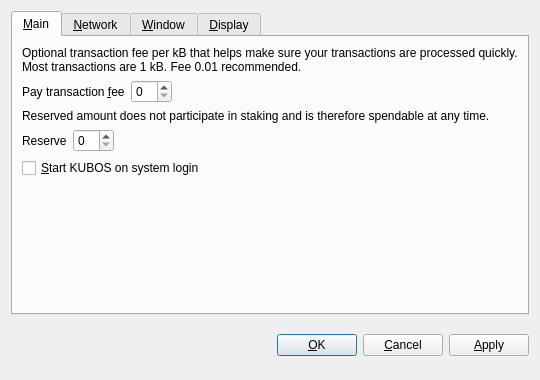
<?xml version="1.0" encoding="UTF-8"?>
<ui version="4.0">
 <class>OptionsDialog</class>
 <widget class="QDialog" name="OptionsDialog">
  <property name="geometry">
   <rect>
    <x>0</x>
    <y>0</y>
    <width>540</width>
    <height>380</height>
   </rect>
  </property>
  <property name="windowTitle">
   <string>Options</string>
  </property>
  <property name="modal">
   <bool>true</bool>
  </property>
  <layout class="QVBoxLayout" name="verticalLayout">
   <item>
    <widget class="QTabWidget" name="tabWidget">
     <property name="tabPosition">
      <enum>QTabWidget::North</enum>
     </property>
     <property name="currentIndex">
      <number>0</number>
     </property>
     <widget class="QWidget" name="tabMain">
      <attribute name="title">
       <string>&amp;Main</string>
      </attribute>
      <layout class="QVBoxLayout" name="verticalLayout_Main">
       <item>
        <widget class="QLabel" name="transactionFeeInfoLabel">
         <property name="text">
          <string>Optional transaction fee per kB that helps make sure your transactions are processed quickly. Most transactions are 1 kB. Fee 0.01 recommended.</string>
         </property>
         <property name="textFormat">
          <enum>Qt::PlainText</enum>
         </property>
         <property name="wordWrap">
          <bool>true</bool>
         </property>
        </widget>
       </item>
       <item>
        <layout class="QHBoxLayout" name="horizontalLayoutFee">
         <item>
          <widget class="QLabel" name="transactionFeeLabel">
           <property name="text">
            <string>Pay transaction &amp;fee</string>
           </property>
           <property name="textFormat">
            <enum>Qt::PlainText</enum>
           </property>
           <property name="buddy">
            <cstring>transactionFee</cstring>
           </property>
          </widget>
         </item>
         <item>
          <widget class="BitcoinAmountField" name="transactionFee"/>
         </item>
         <item>
          <spacer name="horizontalSpacerFee">
           <property name="orientation">
            <enum>Qt::Horizontal</enum>
           </property>
           <property name="sizeHint" stdset="0">
            <size>
             <width>40</width>
             <height>20</height>
            </size>
           </property>
          </spacer>
         </item>
        </layout>
       </item>
       <item>
        <widget class="QLabel" name="reserveBalanceInfoLabel">
         <property name="text">
          <string>Reserved amount does not participate in staking and is therefore spendable at any time.</string>
         </property>
         <property name="textFormat">
          <enum>Qt::PlainText</enum>
         </property>
         <property name="wordWrap">
          <bool>true</bool>
         </property>
        </widget>
       </item>
       <item>
        <layout class="QHBoxLayout" name="horizontalLayoutReserveBalance">
         <item>
          <widget class="QLabel" name="reserveBalanceLabel">
           <property name="text">
            <string>Reserve</string>
           </property>
           <property name="textFormat">
            <enum>Qt::PlainText</enum>
           </property>
           <property name="buddy">
            <cstring>reserveBalance</cstring>
           </property>
          </widget>
         </item>
         <item>
          <widget class="BitcoinAmountField" name="reserveBalance"/>
         </item>
         <item>
          <spacer name="horizontalSpacerReserveBalance">
           <property name="orientation">
            <enum>Qt::Horizontal</enum>
           </property>
           <property name="sizeHint" stdset="0">
            <size>
             <width>40</width>
             <height>20</height>
            </size>
           </property>
          </spacer>
         </item>
        </layout>
       </item>
       <item>
        <widget class="QCheckBox" name="bitcoinAtStartup">
         <property name="toolTip">
          <string>Automatically start KUBOS after logging in to the system.</string>
         </property>
         <property name="text">
          <string>&amp;Start KUBOS on system login</string>
         </property>
        </widget>
       </item>
       <item>
        <spacer name="verticalSpacer_Main">
         <property name="orientation">
          <enum>Qt::Vertical</enum>
         </property>
         <property name="sizeHint" stdset="0">
          <size>
           <width>20</width>
           <height>40</height>
          </size>
         </property>
        </spacer>
       </item>
      </layout>
     </widget>
     <widget class="QWidget" name="tabNetwork">
      <attribute name="title">
       <string>&amp;Network</string>
      </attribute>
      <layout class="QVBoxLayout" name="verticalLayout_Network">
       <item>
        <widget class="QCheckBox" name="mapPortUpnp">
         <property name="toolTip">
          <string>Automatically open the KUBOS client port on the router. This only works when your router supports UPnP and it is enabled.</string>
         </property>
         <property name="text">
          <string>Map port using &amp;UPnP</string>
         </property>
        </widget>
       </item>
       <item>
        <widget class="QCheckBox" name="connectSocks">
         <property name="toolTip">
          <string>Connect to the KUBOS network through a SOCKS proxy (e.g. when connecting through Tor).</string>
         </property>
         <property name="text">
          <string>&amp;Connect through SOCKS proxy:</string>
         </property>
        </widget>
       </item>
       <item>
        <layout class="QHBoxLayout" name="horizontalLayout_Network">
         <item>
          <widget class="QLabel" name="proxyIpLabel">
           <property name="text">
            <string>Proxy &amp;IP:</string>
           </property>
           <property name="textFormat">
            <enum>Qt::PlainText</enum>
           </property>
           <property name="buddy">
            <cstring>proxyIp</cstring>
           </property>
          </widget>
         </item>
         <item>
          <widget class="QValidatedLineEdit" name="proxyIp">
           <property name="maximumSize">
            <size>
             <width>140</width>
             <height>16777215</height>
            </size>
           </property>
           <property name="toolTip">
            <string>IP address of the proxy (e.g. 127.0.0.1)</string>
           </property>
          </widget>
         </item>
         <item>
          <widget class="QLabel" name="proxyPortLabel">
           <property name="text">
            <string>&amp;Port:</string>
           </property>
           <property name="textFormat">
            <enum>Qt::PlainText</enum>
           </property>
           <property name="buddy">
            <cstring>proxyPort</cstring>
           </property>
          </widget>
         </item>
         <item>
          <widget class="QLineEdit" name="proxyPort">
           <property name="maximumSize">
            <size>
             <width>55</width>
             <height>16777215</height>
            </size>
           </property>
           <property name="toolTip">
            <string>Port of the proxy (e.g. 9050)</string>
           </property>
          </widget>
         </item>
         <item>
          <widget class="QLabel" name="socksVersionLabel">
           <property name="text">
            <string>SOCKS &amp;Version:</string>
           </property>
           <property name="textFormat">
            <enum>Qt::PlainText</enum>
           </property>
           <property name="buddy">
            <cstring>socksVersion</cstring>
           </property>
          </widget>
         </item>
         <item>
          <widget class="QValueComboBox" name="socksVersion">
           <property name="toolTip">
            <string>SOCKS version of the proxy (e.g. 5)</string>
           </property>
          </widget>
         </item>
         <item>
          <spacer name="horizontalSpacer_Network">
           <property name="orientation">
            <enum>Qt::Horizontal</enum>
           </property>
           <property name="sizeHint" stdset="0">
            <size>
             <width>40</width>
             <height>20</height>
            </size>
           </property>
          </spacer>
         </item>
        </layout>
       </item>
       <item>
        <spacer name="verticalSpacer_Network">
         <property name="orientation">
          <enum>Qt::Vertical</enum>
         </property>
         <property name="sizeHint" stdset="0">
          <size>
           <width>20</width>
           <height>40</height>
          </size>
         </property>
        </spacer>
       </item>
      </layout>
     </widget>
     <widget class="QWidget" name="tabWindow">
      <attribute name="title">
       <string>&amp;Window</string>
      </attribute>
      <layout class="QVBoxLayout" name="verticalLayout_Window">
       <item>
        <widget class="QCheckBox" name="minimizeToTray">
         <property name="toolTip">
          <string>Show only a tray icon after minimizing the window.</string>
         </property>
         <property name="text">
          <string>&amp;Minimize to the tray instead of the taskbar</string>
         </property>
        </widget>
       </item>
       <item>
        <widget class="QCheckBox" name="minimizeOnClose">
         <property name="toolTip">
          <string>Minimize instead of exit the application when the window is closed. When this option is enabled, the application will be closed only after selecting Quit in the menu.</string>
         </property>
         <property name="text">
          <string>M&amp;inimize on close</string>
         </property>
        </widget>
       </item>
       <item>
        <spacer name="verticalSpacer_Window">
         <property name="orientation">
          <enum>Qt::Vertical</enum>
         </property>
         <property name="sizeHint" stdset="0">
          <size>
           <width>20</width>
           <height>40</height>
          </size>
         </property>
        </spacer>
       </item>
      </layout>
     </widget>
     <widget class="QWidget" name="tabDisplay">
      <attribute name="title">
       <string>&amp;Display</string>
      </attribute>
      <layout class="QVBoxLayout" name="verticalLayout_Display">
       <item>
        <layout class="QHBoxLayout" name="horizontalLayout_1_Display">
         <item>
          <widget class="QLabel" name="langLabel">
           <property name="text">
            <string>User Interface &amp;language:</string>
           </property>
           <property name="textFormat">
            <enum>Qt::PlainText</enum>
           </property>
           <property name="buddy">
            <cstring>lang</cstring>
           </property>
          </widget>
         </item>
         <item>
          <widget class="QValueComboBox" name="lang">
           <property name="toolTip">
            <string>The user interface language can be set here. This setting will take effect after restarting KUBOS.</string>
           </property>
          </widget>
         </item>
        </layout>
       </item>
       <item>
        <layout class="QHBoxLayout" name="horizontalLayout_2_Display">
         <item>
          <widget class="QLabel" name="unitLabel">
           <property name="text">
            <string>&amp;Unit to show amounts in:</string>
           </property>
           <property name="textFormat">
            <enum>Qt::PlainText</enum>
           </property>
           <property name="buddy">
            <cstring>unit</cstring>
           </property>
          </widget>
         </item>
         <item>
          <widget class="QValueComboBox" name="unit">
           <property name="toolTip">
            <string>Choose the default subdivision unit to show in the interface and when sending coins.</string>
           </property>
          </widget>
         </item>
        </layout>
       </item>
       <item>
        <widget class="QCheckBox" name="displayAddresses">
         <property name="toolTip">
          <string>Whether to show KUBOS addresses in the transaction list or not.</string>
         </property>
         <property name="text">
          <string>&amp;Display addresses in transaction list</string>
         </property>
        </widget>
       </item>
       <item>
        <widget class="QCheckBox" name="coinControlFeatures">
         <property name="toolTip">
          <string>Whether to show coin control features or not.</string>
         </property>
         <property name="text">
          <string>Display coin &amp;control features (experts only!)</string>
         </property>
        </widget>
       </item>
       <item>
        <spacer name="verticalSpacer_Display">
         <property name="orientation">
          <enum>Qt::Vertical</enum>
         </property>
         <property name="sizeHint" stdset="0">
          <size>
           <width>20</width>
           <height>40</height>
          </size>
         </property>
        </spacer>
       </item>
      </layout>
     </widget>
    </widget>
   </item>
   <item>
    <layout class="QHBoxLayout" name="horizontalLayout_Buttons">
     <item>
      <spacer name="horizontalSpacer_1">
       <property name="orientation">
        <enum>Qt::Horizontal</enum>
       </property>
       <property name="sizeHint" stdset="0">
        <size>
         <width>40</width>
         <height>48</height>
        </size>
       </property>
      </spacer>
     </item>
     <item>
      <widget class="QLabel" name="statusLabel">
       <property name="font">
        <font>
         <weight>75</weight>
         <bold>true</bold>
        </font>
       </property>
       <property name="text">
        <string/>
       </property>
       <property name="textFormat">
        <enum>Qt::PlainText</enum>
       </property>
       <property name="wordWrap">
        <bool>true</bool>
       </property>
      </widget>
     </item>
     <item>
      <spacer name="horizontalSpacer_2">
       <property name="orientation">
        <enum>Qt::Horizontal</enum>
       </property>
       <property name="sizeHint" stdset="0">
        <size>
         <width>40</width>
         <height>48</height>
        </size>
       </property>
      </spacer>
     </item>
     <item>
      <widget class="QPushButton" name="okButton">
       <property name="text">
        <string>&amp;OK</string>
       </property>
      </widget>
     </item>
     <item>
      <widget class="QPushButton" name="cancelButton">
       <property name="text">
        <string>&amp;Cancel</string>
       </property>
       <property name="autoDefault">
        <bool>false</bool>
       </property>
      </widget>
     </item>
     <item>
      <widget class="QPushButton" name="applyButton">
       <property name="text">
        <string>&amp;Apply</string>
       </property>
       <property name="autoDefault">
        <bool>false</bool>
       </property>
      </widget>
     </item>
    </layout>
   </item>
  </layout>
 </widget>
 <customwidgets>
  <customwidget>
   <class>BitcoinAmountField</class>
   <extends>QSpinBox</extends>
   <header>bitcoinamountfield.h</header>
  </customwidget>
  <customwidget>
   <class>QValueComboBox</class>
   <extends>QComboBox</extends>
   <header>qvaluecombobox.h</header>
  </customwidget>
  <customwidget>
   <class>QValidatedLineEdit</class>
   <extends>QLineEdit</extends>
   <header>qvalidatedlineedit.h</header>
  </customwidget>
 </customwidgets>
 <resources/>
 <connections/>
</ui>
